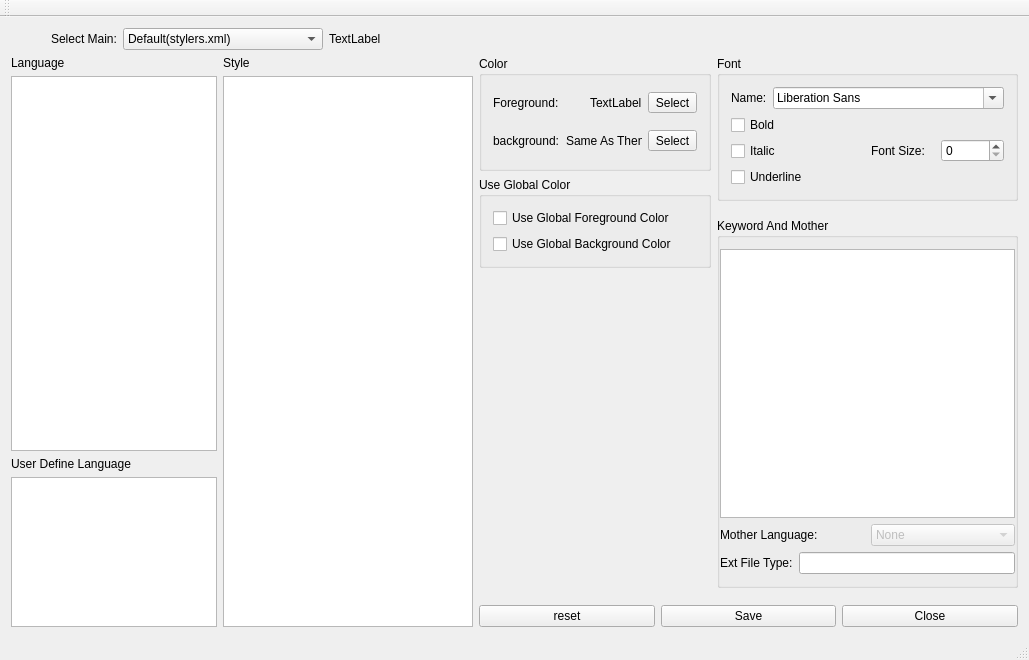
<?xml version="1.0" encoding="UTF-8"?>
<ui version="4.0">
 <class>QtLangSetClass</class>
 <widget class="QMainWindow" name="QtLangSetClass">
  <property name="geometry">
   <rect>
    <x>0</x>
    <y>0</y>
    <width>1029</width>
    <height>660</height>
   </rect>
  </property>
  <property name="windowTitle">
   <string>QtLangSet</string>
  </property>
  <property name="windowIcon">
   <iconset resource="RealCompare.qrc">
    <normaloff>:/Resources/edit/global/ndd.ico</normaloff>:/Resources/edit/global/ndd.ico</iconset>
  </property>
  <widget class="QWidget" name="centralWidget">
   <layout class="QVBoxLayout" name="verticalLayout_13">
    <item>
     <layout class="QHBoxLayout" name="horizontalLayout_8">
      <item>
       <spacer name="horizontalSpacer_4">
        <property name="orientation">
         <enum>Qt::Horizontal</enum>
        </property>
        <property name="sizeType">
         <enum>QSizePolicy::Preferred</enum>
        </property>
        <property name="sizeHint" stdset="0">
         <size>
          <width>40</width>
          <height>20</height>
         </size>
        </property>
       </spacer>
      </item>
      <item>
       <widget class="QLabel" name="label_10">
        <property name="text">
         <string>Select Main:</string>
        </property>
       </widget>
      </item>
      <item>
       <widget class="QComboBox" name="mainThemesCbox">
        <property name="minimumSize">
         <size>
          <width>200</width>
          <height>0</height>
         </size>
        </property>
        <item>
         <property name="text">
          <string>Default(stylers.xml)</string>
         </property>
        </item>
        <item>
         <property name="text">
          <string>Bespin</string>
         </property>
        </item>
        <item>
         <property name="text">
          <string>Black board</string>
         </property>
        </item>
        <item>
         <property name="text">
          <string>Blue Light</string>
         </property>
        </item>
        <item>
         <property name="text">
          <string>Choco</string>
         </property>
        </item>
        <item>
         <property name="text">
          <string>DansLeRuSH-Dark</string>
         </property>
        </item>
        <item>
         <property name="text">
          <string>Deep Black</string>
         </property>
        </item>
        <item>
         <property name="text">
          <string>Lavender</string>
         </property>
        </item>
        <item>
         <property name="text">
          <string>HotFudgeSundae</string>
         </property>
        </item>
        <item>
         <property name="text">
          <string>Misty Rose</string>
         </property>
        </item>
        <item>
         <property name="text">
          <string>Mono Industrial</string>
         </property>
        </item>
        <item>
         <property name="text">
          <string>Monokai</string>
         </property>
        </item>
        <item>
         <property name="text">
          <string>Obsidian</string>
         </property>
        </item>
        <item>
         <property name="text">
          <string>Plastic Code Wrap</string>
         </property>
        </item>
        <item>
         <property name="text">
          <string>Ruby Blue</string>
         </property>
        </item>
        <item>
         <property name="text">
          <string>Twilight</string>
         </property>
        </item>
        <item>
         <property name="text">
          <string>Vibrant Ink</string>
         </property>
        </item>
        <item>
         <property name="text">
          <string>Yellow Rice</string>
         </property>
        </item>
       </widget>
      </item>
      <item>
       <widget class="QLabel" name="curThemes">
        <property name="text">
         <string>TextLabel</string>
        </property>
       </widget>
      </item>
      <item>
       <spacer name="horizontalSpacer_3">
        <property name="orientation">
         <enum>Qt::Horizontal</enum>
        </property>
        <property name="sizeHint" stdset="0">
         <size>
          <width>40</width>
          <height>20</height>
         </size>
        </property>
       </spacer>
      </item>
     </layout>
    </item>
    <item>
     <layout class="QHBoxLayout" name="horizontalLayout_11">
      <item>
       <layout class="QVBoxLayout" name="verticalLayout">
        <item>
         <widget class="QLabel" name="label">
          <property name="text">
           <string>Language</string>
          </property>
         </widget>
        </item>
        <item>
         <widget class="QListWidget" name="langListWidget">
          <property name="minimumSize">
           <size>
            <width>100</width>
            <height>0</height>
           </size>
          </property>
          <property name="maximumSize">
           <size>
            <width>220</width>
            <height>16777215</height>
           </size>
          </property>
         </widget>
        </item>
        <item>
         <widget class="QLabel" name="label_5">
          <property name="text">
           <string>User Define Language</string>
          </property>
         </widget>
        </item>
        <item>
         <widget class="QListWidget" name="userLangListWidget">
          <property name="minimumSize">
           <size>
            <width>100</width>
            <height>0</height>
           </size>
          </property>
          <property name="maximumSize">
           <size>
            <width>220</width>
            <height>150</height>
           </size>
          </property>
         </widget>
        </item>
       </layout>
      </item>
      <item>
       <layout class="QVBoxLayout" name="verticalLayout_2">
        <item>
         <widget class="QLabel" name="label_2">
          <property name="text">
           <string>Style</string>
          </property>
         </widget>
        </item>
        <item>
         <widget class="QListWidget" name="styleListWidget">
          <property name="minimumSize">
           <size>
            <width>250</width>
            <height>0</height>
           </size>
          </property>
          <property name="maximumSize">
           <size>
            <width>500</width>
            <height>16777215</height>
           </size>
          </property>
         </widget>
        </item>
       </layout>
      </item>
      <item>
       <layout class="QVBoxLayout" name="verticalLayout_12">
        <item>
         <layout class="QHBoxLayout" name="horizontalLayout_9">
          <item>
           <layout class="QVBoxLayout" name="verticalLayout_10">
            <item>
             <widget class="QGroupBox" name="groupBox_2">
              <property name="title">
               <string>Color</string>
              </property>
              <layout class="QVBoxLayout" name="verticalLayout_6">
               <item>
                <layout class="QHBoxLayout" name="horizontalLayout_6">
                 <item>
                  <widget class="QLabel" name="label_3">
                   <property name="text">
                    <string>Foreground:</string>
                   </property>
                  </widget>
                 </item>
                 <item>
                  <widget class="QLabel" name="label_fc">
                   <property name="sizePolicy">
                    <sizepolicy hsizetype="Fixed" vsizetype="Fixed">
                     <horstretch>0</horstretch>
                     <verstretch>0</verstretch>
                    </sizepolicy>
                   </property>
                   <property name="minimumSize">
                    <size>
                     <width>32</width>
                     <height>32</height>
                    </size>
                   </property>
                   <property name="text">
                    <string>TextLabel</string>
                   </property>
                  </widget>
                 </item>
                 <item>
                  <widget class="QToolButton" name="toolButton">
                   <property name="text">
                    <string>Select</string>
                   </property>
                  </widget>
                 </item>
                </layout>
               </item>
               <item>
                <layout class="QHBoxLayout" name="horizontalLayout_7">
                 <item>
                  <widget class="QLabel" name="label_4">
                   <property name="text">
                    <string>background:</string>
                   </property>
                  </widget>
                 </item>
                 <item>
                  <widget class="QLabel" name="label_bc">
                   <property name="sizePolicy">
                    <sizepolicy hsizetype="Fixed" vsizetype="Fixed">
                     <horstretch>0</horstretch>
                     <verstretch>0</verstretch>
                    </sizepolicy>
                   </property>
                   <property name="minimumSize">
                    <size>
                     <width>32</width>
                     <height>32</height>
                    </size>
                   </property>
                   <property name="text">
                    <string>Same As Theme</string>
                   </property>
                  </widget>
                 </item>
                 <item>
                  <widget class="QToolButton" name="toolButton1">
                   <property name="text">
                    <string>Select</string>
                   </property>
                  </widget>
                 </item>
                </layout>
               </item>
              </layout>
             </widget>
            </item>
            <item>
             <widget class="QGroupBox" name="useGlobalColor">
              <property name="title">
               <string>Use Global Color</string>
              </property>
              <layout class="QVBoxLayout" name="verticalLayout_9">
               <item>
                <widget class="QCheckBox" name="useGbFc">
                 <property name="text">
                  <string>Use Global Foreground Color</string>
                 </property>
                </widget>
               </item>
               <item>
                <widget class="QCheckBox" name="useGbBc">
                 <property name="enabled">
                  <bool>true</bool>
                 </property>
                 <property name="text">
                  <string>Use Global Background Color</string>
                 </property>
                </widget>
               </item>
              </layout>
             </widget>
            </item>
            <item>
             <spacer name="verticalSpacer">
              <property name="orientation">
               <enum>Qt::Vertical</enum>
              </property>
              <property name="sizeHint" stdset="0">
               <size>
                <width>20</width>
                <height>40</height>
               </size>
              </property>
             </spacer>
            </item>
           </layout>
          </item>
          <item>
           <layout class="QVBoxLayout" name="verticalLayout_11">
            <item>
             <widget class="QGroupBox" name="groupBox_3">
              <property name="title">
               <string>Font</string>
              </property>
              <layout class="QVBoxLayout" name="verticalLayout_8">
               <item>
                <layout class="QHBoxLayout" name="horizontalLayout_2">
                 <item>
                  <widget class="QLabel" name="label_7">
                   <property name="text">
                    <string>Name:</string>
                   </property>
                  </widget>
                 </item>
                 <item>
                  <widget class="QFontComboBox" name="fontComboBox"/>
                 </item>
                </layout>
               </item>
               <item>
                <layout class="QHBoxLayout" name="horizontalLayout_10">
                 <item>
                  <layout class="QVBoxLayout" name="verticalLayout_3">
                   <item>
                    <widget class="QCheckBox" name="boldCheckBox">
                     <property name="text">
                      <string>Bold</string>
                     </property>
                    </widget>
                   </item>
                   <item>
                    <widget class="QCheckBox" name="italicCheckBox">
                     <property name="text">
                      <string>Italic</string>
                     </property>
                    </widget>
                   </item>
                   <item>
                    <widget class="QCheckBox" name="underlineCheckBox">
                     <property name="text">
                      <string>Underline</string>
                     </property>
                    </widget>
                   </item>
                  </layout>
                 </item>
                 <item>
                  <layout class="QVBoxLayout" name="verticalLayout_7">
                   <item>
                    <layout class="QHBoxLayout" name="horizontalLayout_3">
                     <item>
                      <widget class="QLabel" name="label_8">
                       <property name="text">
                        <string>Font Size:</string>
                       </property>
                      </widget>
                     </item>
                     <item>
                      <widget class="QSpinBox" name="fontSpinBox">
                       <property name="singleStep">
                        <number>1</number>
                       </property>
                      </widget>
                     </item>
                    </layout>
                   </item>
                  </layout>
                 </item>
                </layout>
               </item>
              </layout>
             </widget>
            </item>
            <item>
             <widget class="QStackedWidget" name="stackedWidget">
              <property name="currentIndex">
               <number>0</number>
              </property>
              <widget class="QWidget" name="page_normal">
               <layout class="QGridLayout" name="gridLayout">
                <property name="leftMargin">
                 <number>0</number>
                </property>
                <property name="rightMargin">
                 <number>0</number>
                </property>
                <item row="0" column="0">
                 <widget class="QGroupBox" name="groupBox">
                  <property name="title">
                   <string>Keyword And Mother </string>
                  </property>
                  <layout class="QVBoxLayout" name="verticalLayout_4">
                   <property name="leftMargin">
                    <number>0</number>
                   </property>
                   <property name="rightMargin">
                    <number>0</number>
                   </property>
                   <item>
                    <widget class="QPlainTextEdit" name="keywordTe">
                     <property name="readOnly">
                      <bool>true</bool>
                     </property>
                    </widget>
                   </item>
                   <item>
                    <layout class="QHBoxLayout" name="horizontalLayout">
                     <item>
                      <widget class="QLabel" name="label_6">
                       <property name="text">
                        <string>Mother Language:</string>
                       </property>
                      </widget>
                     </item>
                     <item>
                      <widget class="QComboBox" name="motherLangCb">
                       <property name="enabled">
                        <bool>false</bool>
                       </property>
                       <item>
                        <property name="text">
                         <string>None</string>
                        </property>
                       </item>
                       <item>
                        <property name="text">
                         <string>Cpp</string>
                        </property>
                       </item>
                      </widget>
                     </item>
                    </layout>
                   </item>
                   <item>
                    <layout class="QHBoxLayout" name="horizontalLayout_5">
                     <item>
                      <widget class="QLabel" name="label_9">
                       <property name="text">
                        <string>Ext File Type:</string>
                       </property>
                      </widget>
                     </item>
                     <item>
                      <widget class="QLineEdit" name="extFileType">
                       <property name="readOnly">
                        <bool>true</bool>
                       </property>
                      </widget>
                     </item>
                    </layout>
                   </item>
                  </layout>
                 </widget>
                </item>
               </layout>
              </widget>
              <widget class="QWidget" name="page_global">
               <layout class="QGridLayout" name="gridLayout_2">
                <property name="leftMargin">
                 <number>0</number>
                </property>
                <property name="rightMargin">
                 <number>0</number>
                </property>
                <item row="0" column="0">
                 <widget class="QGroupBox" name="useGlobalFont">
                  <property name="title">
                   <string>Global Style Font</string>
                  </property>
                  <layout class="QVBoxLayout" name="verticalLayout_5">
                   <item>
                    <widget class="QCheckBox" name="useGbFont">
                     <property name="text">
                      <string>Use Global Font</string>
                     </property>
                    </widget>
                   </item>
                   <item>
                    <widget class="QCheckBox" name="useGbFontSize">
                     <property name="text">
                      <string>Use Global FontSize</string>
                     </property>
                    </widget>
                   </item>
                   <item>
                    <widget class="QCheckBox" name="useGbFontBold">
                     <property name="text">
                      <string>Use Global Bold Font</string>
                     </property>
                    </widget>
                   </item>
                   <item>
                    <widget class="QCheckBox" name="useGbFontItalic">
                     <property name="text">
                      <string>Use Global Italic Font</string>
                     </property>
                    </widget>
                   </item>
                   <item>
                    <widget class="QCheckBox" name="useGbFontUnderline">
                     <property name="text">
                      <string>Use Global Underline Font</string>
                     </property>
                    </widget>
                   </item>
                  </layout>
                 </widget>
                </item>
               </layout>
              </widget>
             </widget>
            </item>
           </layout>
          </item>
         </layout>
        </item>
        <item>
         <layout class="QHBoxLayout" name="horizontalLayout_4">
          <item>
           <widget class="QPushButton" name="reset">
            <property name="text">
             <string>reset</string>
            </property>
           </widget>
          </item>
          <item>
           <widget class="QPushButton" name="saveBt">
            <property name="text">
             <string>Save</string>
            </property>
           </widget>
          </item>
          <item>
           <widget class="QPushButton" name="cancelBt">
            <property name="text">
             <string>Close</string>
            </property>
           </widget>
          </item>
         </layout>
        </item>
       </layout>
      </item>
     </layout>
    </item>
   </layout>
  </widget>
  <widget class="QMenuBar" name="menuBar">
   <property name="geometry">
    <rect>
     <x>0</x>
     <y>0</y>
     <width>1029</width>
     <height>23</height>
    </rect>
   </property>
  </widget>
  <widget class="QToolBar" name="mainToolBar">
   <attribute name="toolBarArea">
    <enum>TopToolBarArea</enum>
   </attribute>
   <attribute name="toolBarBreak">
    <bool>false</bool>
   </attribute>
  </widget>
  <widget class="QStatusBar" name="statusBar"/>
 </widget>
 <layoutdefault spacing="6" margin="11"/>
 <resources>
  <include location="RealCompare.qrc"/>
 </resources>
 <connections>
  <connection>
   <sender>cancelBt</sender>
   <signal>clicked()</signal>
   <receiver>QtLangSetClass</receiver>
   <slot>close()</slot>
   <hints>
    <hint type="sourcelabel">
     <x>1016</x>
     <y>625</y>
    </hint>
    <hint type="destinationlabel">
     <x>709</x>
     <y>561</y>
    </hint>
   </hints>
  </connection>
  <connection>
   <sender>saveBt</sender>
   <signal>clicked()</signal>
   <receiver>QtLangSetClass</receiver>
   <slot>slot_saveClick()</slot>
   <hints>
    <hint type="sourcelabel">
     <x>843</x>
     <y>625</y>
    </hint>
    <hint type="destinationlabel">
     <x>575</x>
     <y>559</y>
    </hint>
   </hints>
  </connection>
  <connection>
   <sender>toolButton</sender>
   <signal>clicked()</signal>
   <receiver>QtLangSetClass</receiver>
   <slot>slot_changeFgColor()</slot>
   <hints>
    <hint type="sourcelabel">
     <x>725</x>
     <y>123</y>
    </hint>
    <hint type="destinationlabel">
     <x>462</x>
     <y>561</y>
    </hint>
   </hints>
  </connection>
  <connection>
   <sender>reset</sender>
   <signal>clicked()</signal>
   <receiver>QtLangSetClass</receiver>
   <slot>slot_reset()</slot>
   <hints>
    <hint type="sourcelabel">
     <x>669</x>
     <y>625</y>
    </hint>
    <hint type="destinationlabel">
     <x>814</x>
     <y>697</y>
    </hint>
   </hints>
  </connection>
  <connection>
   <sender>useGbFc</sender>
   <signal>clicked(bool)</signal>
   <receiver>QtLangSetClass</receiver>
   <slot>slot_useAlobalFgColor(bool)</slot>
   <hints>
    <hint type="sourcelabel">
     <x>726</x>
     <y>225</y>
    </hint>
    <hint type="destinationlabel">
     <x>491</x>
     <y>363</y>
    </hint>
   </hints>
  </connection>
  <connection>
   <sender>useGbFont</sender>
   <signal>clicked(bool)</signal>
   <receiver>QtLangSetClass</receiver>
   <slot>slot_useAlobalFont(bool)</slot>
   <hints>
    <hint type="sourcelabel">
     <x>1009</x>
     <y>291</y>
    </hint>
    <hint type="destinationlabel">
     <x>491</x>
     <y>363</y>
    </hint>
   </hints>
  </connection>
  <connection>
   <sender>useGbFontBold</sender>
   <signal>clicked(bool)</signal>
   <receiver>QtLangSetClass</receiver>
   <slot>slot_useAlobalFontBold(bool)</slot>
   <hints>
    <hint type="sourcelabel">
     <x>1009</x>
     <y>413</y>
    </hint>
    <hint type="destinationlabel">
     <x>491</x>
     <y>363</y>
    </hint>
   </hints>
  </connection>
  <connection>
   <sender>useGbFontItalic</sender>
   <signal>clicked(bool)</signal>
   <receiver>QtLangSetClass</receiver>
   <slot>slot_useAlobalFontItalic(bool)</slot>
   <hints>
    <hint type="sourcelabel">
     <x>1009</x>
     <y>474</y>
    </hint>
    <hint type="destinationlabel">
     <x>491</x>
     <y>363</y>
    </hint>
   </hints>
  </connection>
  <connection>
   <sender>useGbFontUnderline</sender>
   <signal>clicked(bool)</signal>
   <receiver>QtLangSetClass</receiver>
   <slot>slot_useAlobalFontUnderline(bool)</slot>
   <hints>
    <hint type="sourcelabel">
     <x>1009</x>
     <y>535</y>
    </hint>
    <hint type="destinationlabel">
     <x>491</x>
     <y>363</y>
    </hint>
   </hints>
  </connection>
  <connection>
   <sender>useGbFontSize</sender>
   <signal>clicked(bool)</signal>
   <receiver>QtLangSetClass</receiver>
   <slot>slot_useAlobalFontSize(bool)</slot>
   <hints>
    <hint type="sourcelabel">
     <x>1009</x>
     <y>352</y>
    </hint>
    <hint type="destinationlabel">
     <x>491</x>
     <y>363</y>
    </hint>
   </hints>
  </connection>
  <connection>
   <sender>useGbBc</sender>
   <signal>clicked(bool)</signal>
   <receiver>QtLangSetClass</receiver>
   <slot>slot_useAlobalBkColor(bool)</slot>
   <hints>
    <hint type="sourcelabel">
     <x>726</x>
     <y>247</y>
    </hint>
    <hint type="destinationlabel">
     <x>491</x>
     <y>363</y>
    </hint>
   </hints>
  </connection>
  <connection>
   <sender>toolButton1</sender>
   <signal>clicked()</signal>
   <receiver>QtLangSetClass</receiver>
   <slot>slot_changeBkColor()</slot>
   <hints>
    <hint type="sourcelabel">
     <x>725</x>
     <y>163</y>
    </hint>
    <hint type="destinationlabel">
     <x>491</x>
     <y>363</y>
    </hint>
   </hints>
  </connection>
  <connection>
   <sender>mainThemesCbox</sender>
   <signal>currentIndexChanged(int)</signal>
   <receiver>QtLangSetClass</receiver>
   <slot>on_themesChange(int)</slot>
   <hints>
    <hint type="sourcelabel">
     <x>221</x>
     <y>55</y>
    </hint>
    <hint type="destinationlabel">
     <x>390</x>
     <y>635</y>
    </hint>
   </hints>
  </connection>
 </connections>
 <slots>
  <slot>slot_saveClick()</slot>
  <slot>slot_changeFgColor()</slot>
  <slot>slot_changeBkColor()</slot>
  <slot>slot_reset()</slot>
  <slot>slot_useAlobalFgColor(bool)</slot>
  <slot>slot_useAlobalFont(bool)</slot>
  <slot>slot_useAlobalFontSize(bool)</slot>
  <slot>slot_useAlobalFontBold(bool)</slot>
  <slot>slot_useAlobalFontUnderline(bool)</slot>
  <slot>slot_useAlobalFontItalic(bool)</slot>
  <slot>slot_useAlobalBkColor(bool)</slot>
  <slot>on_themesChange(int)</slot>
 </slots>
</ui>
